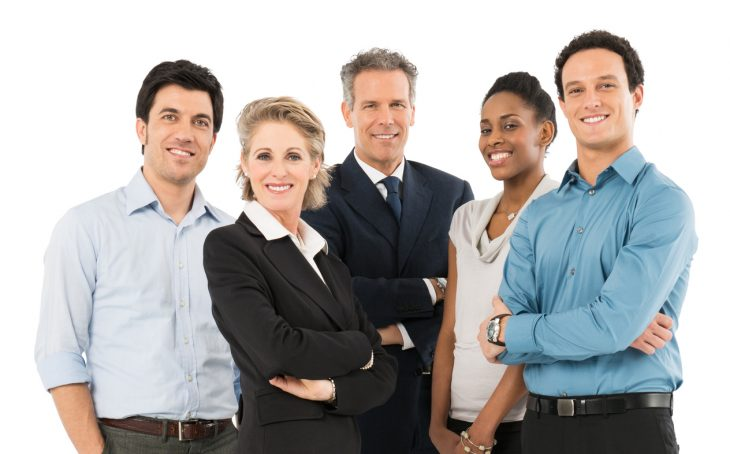
//> input picture Processamento de imagens/Imagens/sigilo.jpg, 730 x 454 px
$ ./01-11   (built with g++ and OpenCV 4)
//> lines starting //> are read from the running program, lines starting //| are printed output that depends on the picture
#include <iostream>
#include <opencv2/opencv.hpp>

using namespace cv;
using namespace std;

int main(int argc, char** argv)
{
    cout << "Hello, Nairon!" << endl;

    Mat imagem, realce, imagemgb;
    imagem = imread("Imagens\\sigilo.jpg");
//> imagem is the input picture: 454 rows x 730 cols, CV_8UC3; mean B, G, R 171.8, 172.8, 175.2

    if (!imagem.data) {
        std::cout << "\aErro ao abrir a imagem" << std::endl;
        return 1;
    }

    imshow("Entrevista", imagem);

    Rect p1(100, 50, 120, 200);
    Rect p2(210, 80, 120, 200);
    Rect p3(315, 40, 120, 200);
    Rect p4(444, 53, 120, 200);
    Rect p5(550, 0, 120, 200);

    GaussianBlur(imagem(p1), imagemgb, Size(19, 19), 120, (133, 183), 4);
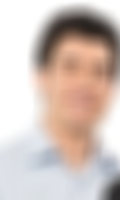
//> imagemgb: 200 rows x 120 cols, CV_8UC3; mean B, G, R 186.7, 193.7, 209.1
    imshow("p1", imagemgb);
    GaussianBlur(imagem(p2), imagemgb, Size(19, 19), 120, (133, 183), 4);
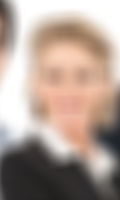
//> imagemgb: 200 rows x 120 cols, CV_8UC3; mean B, G, R 148.3, 158.8, 176.6
    imshow("p2", imagemgb);
    GaussianBlur(imagem(p3), imagemgb, Size(19, 19), 120, (133, 183), 4);
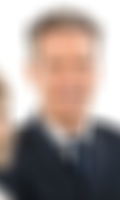
//> imagemgb: 200 rows x 120 cols, CV_8UC3; mean B, G, R 144.2, 149.8, 163.5
    imshow("p3", imagemgb);
    GaussianBlur(imagem(p4), imagemgb, Size(19, 19), 120, (133, 183), 4);
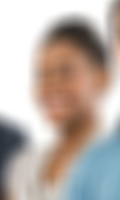
//> imagemgb: 200 rows x 120 cols, CV_8UC3; mean B, G, R 169.1, 175.6, 186.1
    imshow("p4", imagemgb);
    GaussianBlur(imagem(p5), imagemgb, Size(19, 19), 120, (133, 183), 4);
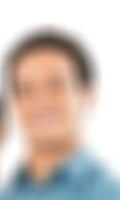
//> imagemgb: 200 rows x 120 cols, CV_8UC3; mean B, G, R 186.3, 193.1, 204.5
    imshow("p5", imagemgb);

    waitKey(0);
    return 0;
}

$ run again, with Processamento de imagens/Imagens/semaforo1.jpg copied over Processamento de imagens/Imagens/sigilo.jpg
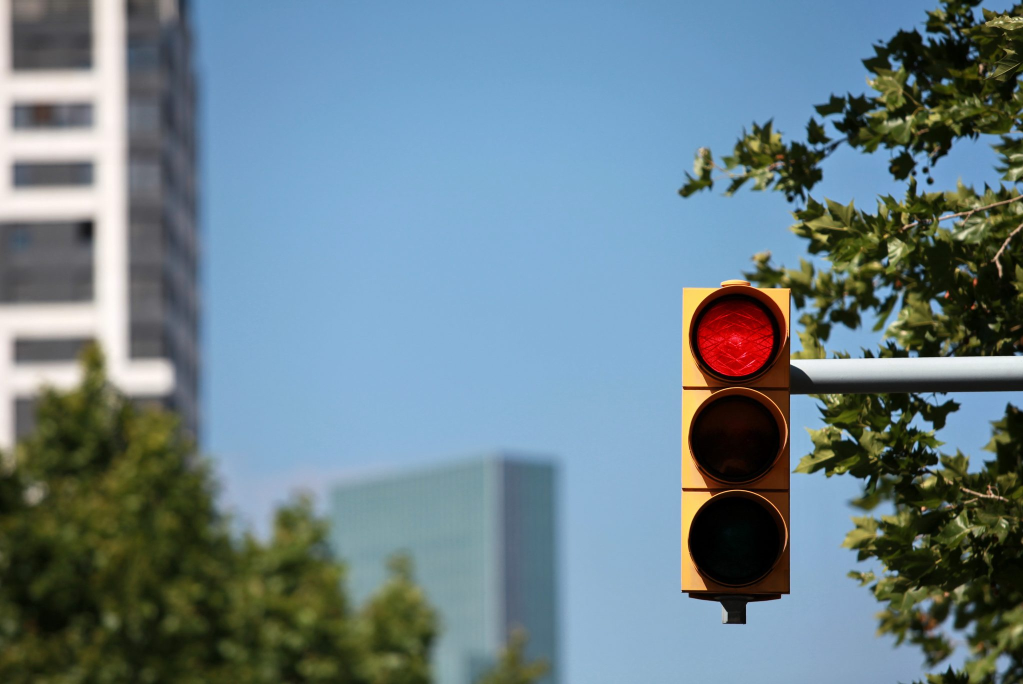
//> input picture Processamento de imagens/Imagens/semaforo1.jpg, 2046 x 1368 px (shown at 1/2 size)
//> imagem is the input picture: 1368 rows x 2046 cols, CV_8UC3; mean B, G, R 137.9, 128.7, 107.1
//> `GaussianBlur(imagem(p3), imagemgb, Size(19, 19), 120, (133, 183), 4);`:
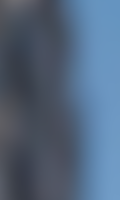
//> imagemgb: 200 rows x 120 cols, CV_8UC3; mean B, G, R 124.8, 101.3, 82
//> `GaussianBlur(imagem(p4), imagemgb, Size(19, 19), 120, (133, 183), 4);`:
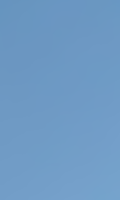
//> imagemgb: 200 rows x 120 cols, CV_8UC3; mean B, G, R 196.6, 154.2, 110.6
